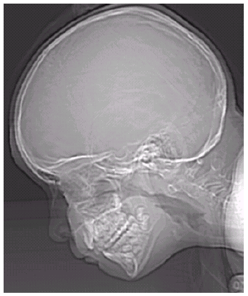
%> input picture image/head.png, 248 x 296 px
$ octave 2_image_resolution.m   (GNU Octave 9; MATLAB toolbox functions it lacks are replaced by stand-ins)
%> lines starting %> are read from the running program, lines starting %| are printed output that depends on the picture
%image load
Ic=imread('../image/head.png');
%> Ic is the input picture: size 296x248x3 uint8; mean R, G, B 135.7, 132.5, 135.7

%rgb->gray
I=rgb2gray(Ic);
imshow(I);

%image resize
Ir=imresize(I,[200,500]); %0.5 %[500,500]
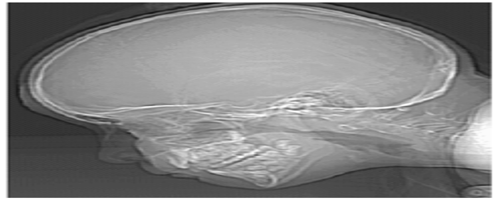
%> Ir: size 200x500 uint8; min 12, max 255, mean 133.7
figure(2); imshow(Ir); title('Resized Image');

%영상 전체의 최댓값
max(Ir(:))
%> ans = 255

%intensity level control
bits=2; %원래 영상 8bit -> 이진화
interval=256/2^bits;

%rounding
I1=round(I/interval);
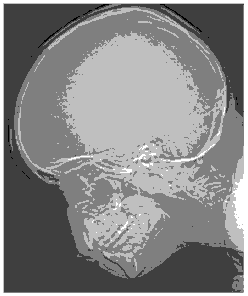
%> I1: size 296x248 uint8; min 0, max 4, mean 2.11; drawn with min black and max white
max(I1(:))
%> ans = 4
min(I1(:))
%> ans = 0
figure(3); imshow(I1)

%2^(8-bits) = interval
I2=I1*2^(8-bits);

% uint -> 1~256 ->0~255
I2=uint8(I1*interval);
figure(3); imshow(I2);
title(['intensity level :' num2str(2^bits)]);

$ run again, with image/zone-plate.png copied over image/head.png
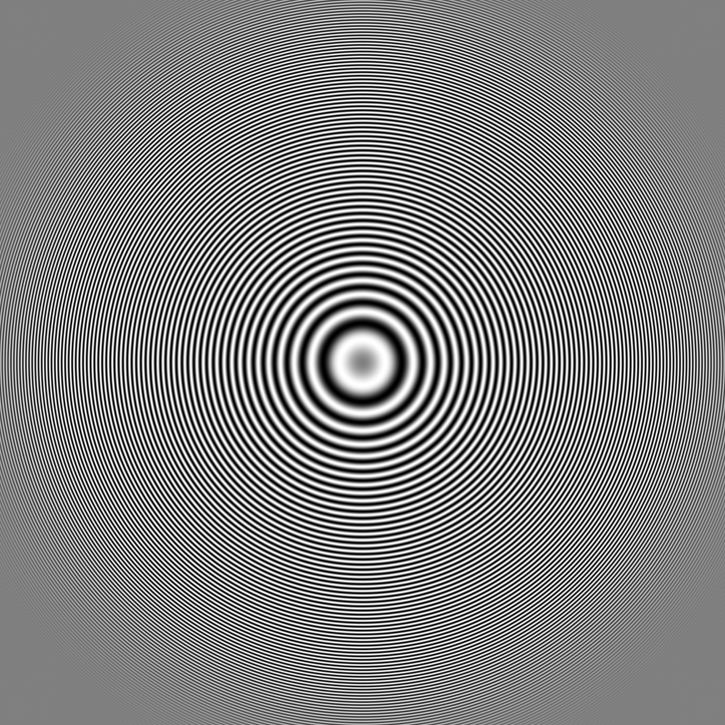
%> input picture image/zone-plate.png, 725 x 725 px
%> Ic is the input picture: size 725x725 uint8; min 0, max 255, mean 127.8
%> `Ir=imresize(I,[200,500]);`:
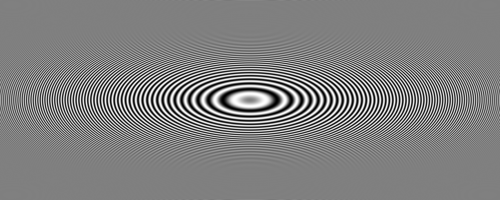
%> Ir: size 200x500 uint8; min 0, max 255, mean 127.8
%> `max(Ir(:))`: ans = 255
%> `max(I1(:))`: ans = 4
%> `min(I1(:))`: ans = 0
